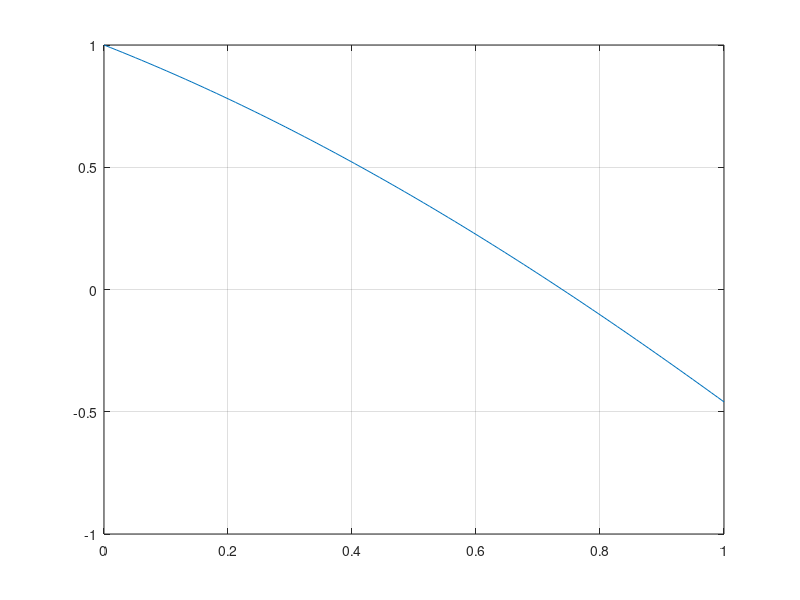

Recreate this plot in MATLAB. (Note: this script raises an error after producing the figure.)
f = @(x) cos(x) - x;
fp = @(x) -sin(x) -1;

x= linspace(0,1);


plot(x,f(x))
grid;

x = bisection(f, 0,1, 1e-10, 100)

g = @(x)  cos(x);
[x2, res2, iter2] = puntofisso(g,1, 1.e-10, 100);

semilogy(res2)

[x3, res3, iter3] = newton(f,fp,1, 1.e-10, 100);
